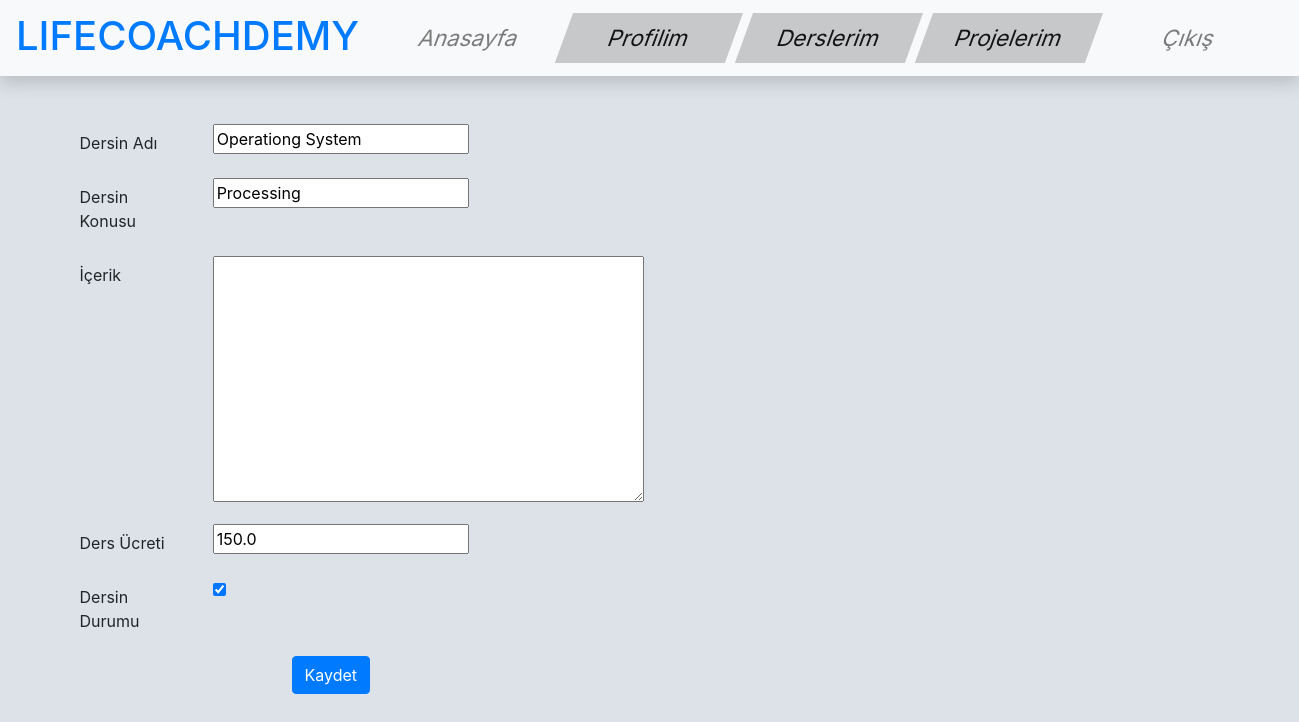
Screenshot of /course/operationg-system/update/ (signed in) with the database file from the repository.
### course/models.py (models this page shows, shortened)
class Course(models.Model):
    staff = models.ForeignKey('auth.User', verbose_name='Dersi Veren Kişi', related_name='courses', on_delete=models.CASCADE)
    name = models.CharField(max_length=120, verbose_name='Dersin Adı')
    subject = models.CharField(max_length=120, verbose_name='Dersin Konusu')
    price = models.FloatField(verbose_name='Ders Ücreti', null=True, blank=True)
    content = RichTextField(verbose_name='İçerik', null=True, blank=True)
    state = models.BooleanField(verbose_name='Durumu', default=True)
    slug = models.SlugField(unique=True, editable=False, max_length=130)

### course/views.py (the view)
# urls.py: url(r'^(?P<slug>[\w-]+)/update/$', course_update, name='update'),
def course_update(request, slug):
    if not request.user.is_authenticated:
        return Http404()
    course = get_object_or_404(Course, slug=slug)
    form = CourseForm(request.POST or None, instance=course)
    if form.is_valid():
        form.save()
        messages.success(request, '"' + course.name + '" dersi başarılı bir şekilde güncellendi.')
        return HttpResponseRedirect(course.get_absolute_url())
    context = {
        'form' : form
    }
    return render(request, 'course/form.html', context)

### course/forms.py
class CourseForm(forms.ModelForm):
    class Meta:
        model = Course
        fields = [
            'name',
            'subject',
            'content',
            'price',
            'state',
        ]

### templates/course/form.html (shortened to what this page needs)
{% extends 'base.html' %}
{% load crispy_forms_tags %}
{% block body %}
<div class="container">
    <div class="row">
        <form class="form" role="form" autocomplete="off" method="post">{% csrf_token %}
            <div class="form-group row">
                <label class="col-lg-3 col-form-label form-control-label">Dersin Adı</label>
                <div class="col-lg-9">
                    {{ form.name }}
                </div>
            </div>
            <div class="form-group row">
                <label class="col-lg-3 col-form-label form-control-label">Dersin Konusu</label>
                <div class="col-lg-9">
                    {{ form.subject }}
                </div>
            </div>
            <div class="form-group row">
                <label class="col-lg-3 col-form-label form-control-label">İçerik</label>
                <div class="col-lg-9">
                    {{ form.content }}
                </div>
            </div>
            <div class="form-group row">
                <label class="col-lg-3 col-form-label form-control-label">Ders Ücreti</label>
                <div class="col-lg-9">
                    {{ form.price }}
                </div>
            </div>
            <div class="form-group row">
                <label class="col-lg-3 col-form-label form-control-label">Dersin Durumu</label>
                <div class="col-lg-9">
                    {{ form.state }}
                </div>
            </div>
            <div class="form-group row">
                <div class="col-lg-12 text-center">
                    <input class="btn btn-primary" type="submit" value="Kaydet">
                </div>
            </div>
        </form>
    </div>
</div>
{% endblock %}

### static/css/base.css (style rules this page uses)
body { background-color: #dde2e8; }

### rows the page displays
Course: name "Operationg System", subject "Processing", price "150.0", state "☑"
